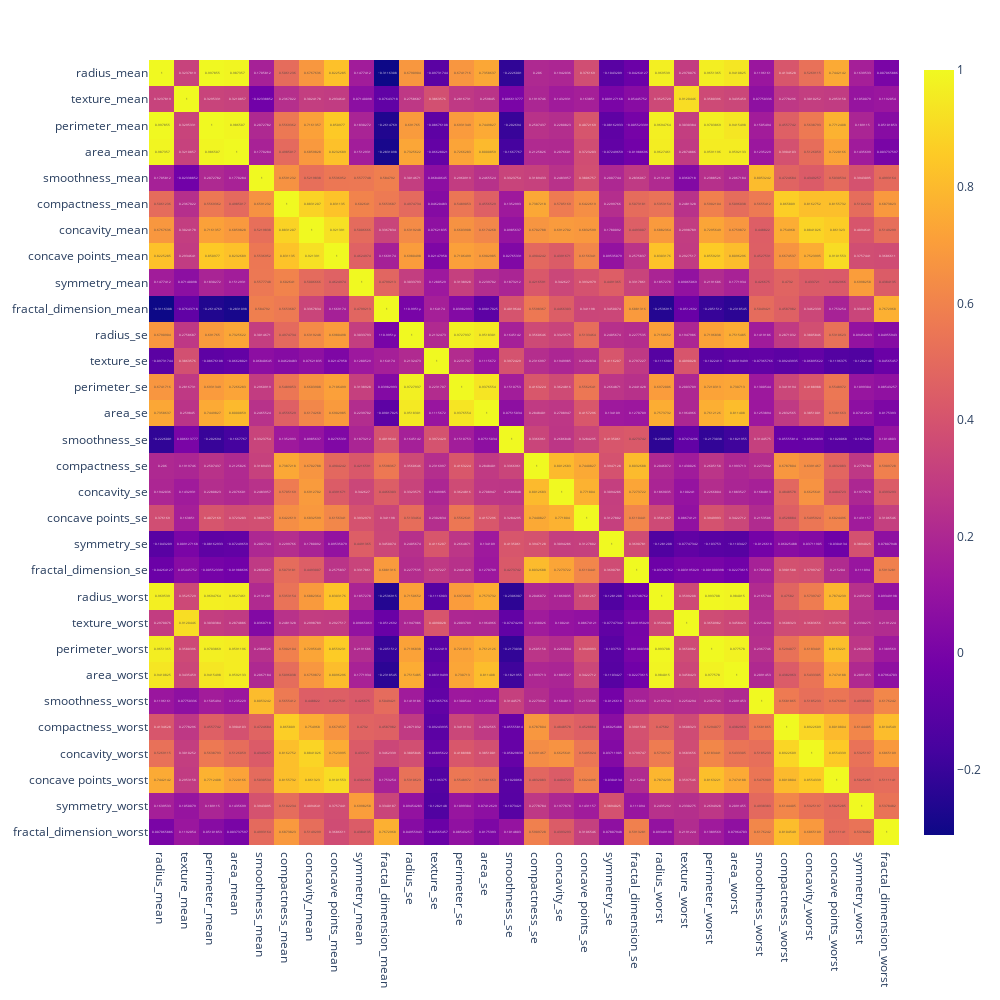

Notebook cell for this chart:
### Markdown cell above
Correlation charts

### Code cell
import plotly.express as px
corr_map = px.imshow(breast_data.corr(), text_auto=True, aspect='auto', height=1000, width=1000)
corr_map

### Figure 1 — Plotly figure (JSON) as saved in the notebook; plotly's stock layout.template omitted (floating-point values rounded to 4 significant figures; data arrays with more than 128 entries replaced by an {"elided": "..."} marker saying what was removed)
{"data": [{"coloraxis": "coloraxis", "hovertemplate": "x: %{x}<br>y: %{y}<br>color: %{z}<extra></extra>", "name": "0", "texttemplate": "%{z}", "type": "heatmap", "x": ["radius_mean", "texture_mean", "perimeter_mean", "area_mean", "smoothness_mean", "compactness_mean", "concavity_mean", "concave points_mean", "symmetry_mean", "fractal_dimension_mean", "radius_se", "texture_se", "perimeter_se", "area_se", "smoothness_se", "compactness_se", "concavity_se", "concave points_se", "symmetry_se", "fractal_dimension_se", "radius_worst", "texture_worst", "perimeter_worst", "area_worst", "smoothness_worst", "compactness_worst", "concavity_worst", "concave points_worst", "symmetry_worst", "fractal_dimension_worst"], "xaxis": "x", "y": ["radius_mean", "texture_mean", "perimeter_mean", "area_mean", "smoothness_mean", "compactness_mean", "concavity_mean", "concave points_mean", "symmetry_mean", "fractal_dimension_mean", "radius_se", "texture_se", "perimeter_se", "area_se", "smoothness_se", "compactness_se", "concavity_se", "concave points_se", "symmetry_se", "fractal_dimension_se", "radius_worst", "texture_worst", "perimeter_worst", "area_worst", "smoothness_worst", "compactness_worst", "concavity_worst", "concave points_worst", "symmetry_worst", "fractal_dimension_worst"], "yaxis": "y", "z": {"elided": "30x30 float values"}}], "layout": {"coloraxis": {"colorscale": [[0, "#0d0887"], [0.1111, "#46039f"], [0.2222, "#7201a8"], [0.3333, "#9c179e"], [0.4444, "#bd3786"], [0.5556, "#d8576b"], [0.6667, "#ed7953"], [0.7778, "#fb9f3a"], [0.8889, "#fdca26"], [1, "#f0f921"]]}, "height": 1000, "margin": {"t": 60}, "width": 1000, "xaxis": {"anchor": "y", "domain": [0, 1]}, "yaxis": {"anchor": "x", "autorange": "reversed", "domain": [0, 1]}}}
